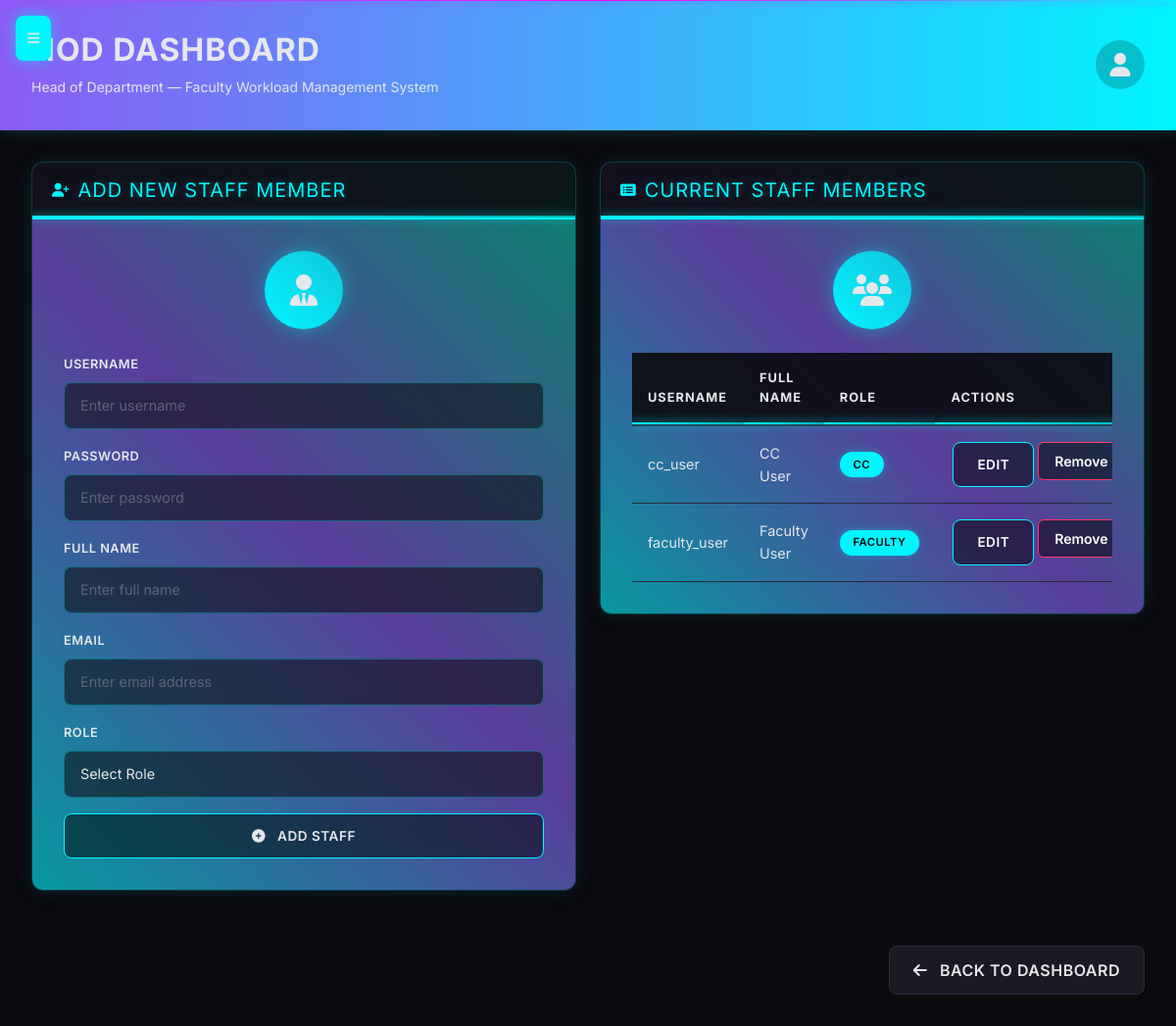
Page /add_staff (signed in) on the earlier database version.
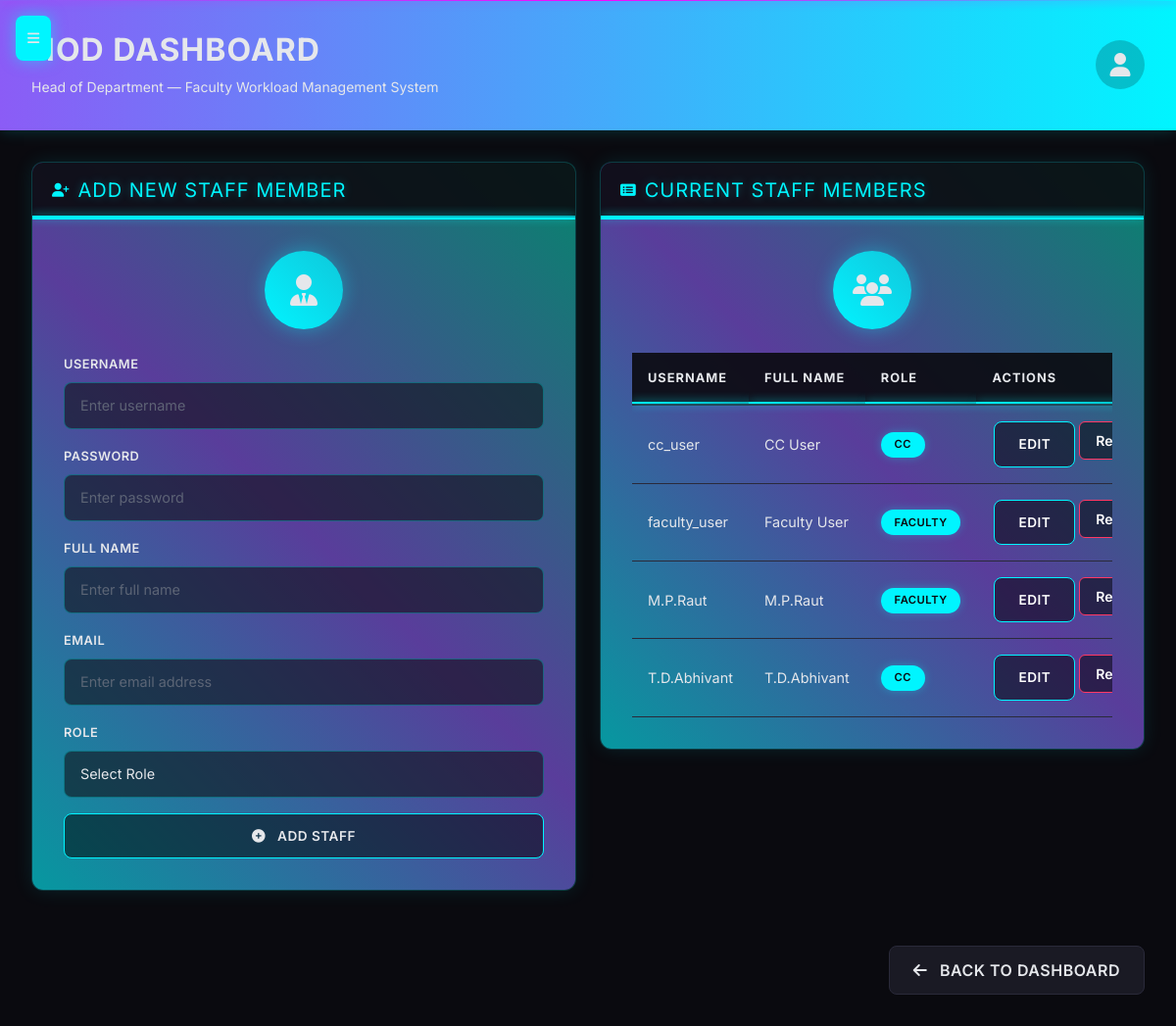
Same page on the later database version.
### models.py (models this page shows, shortened)
class User(UserMixin, db.Model):
    id = db.Column(db.Integer, primary_key=True)
    username = db.Column(db.String(150), unique=True, nullable=False)
    password_hash = db.Column(db.String(256))
    role = db.Column(db.String(20), nullable=False)  # hod, cc, faculty, student
    email = db.Column(db.String(120), unique=True)
    phone = db.Column(db.String(15))
    full_name = db.Column(db.String(200))
    department = db.Column(db.String(100))
    profile_picture = db.Column(db.String(200))
    date_joined = db.Column(db.DateTime, default=datetime.utcnow)
    last_login = db.Column(db.DateTime)
    is_active = db.Column(db.Boolean, default=True)
    roll_number = db.Column(db.String(20))  # For students
    section = db.Column(db.String(10))     # For students

### app.py (the view, shortened to what this page needs)
@app.route('/add_staff', methods=['GET', 'POST'])
@login_required
def add_staff():
    if current_user.role != 'hod':
        flash("Unauthorized access", "danger")
        return redirect(url_for('login'))
    staff = User.query.filter(User.role.in_(['faculty', 'cc'])).all()
    return render_template('hod/add_staff.html', users=staff)

### app.py (called while the page is built)
@login_manager.user_loader
def load_user(user_id):
    return User.query.get(int(user_id))

### templates/hod/add_staff.html (shortened to what the changed rows need)
{% extends "hod_base.html" %}
{% block content %}
<div class="row">
    <div class="col-md-6">
        <div class="card">
            <div class="card-body">
                <div class="table-responsive">
                    <table class="table table-hover">
                        <thead>
                            <tr>
                                <th>Username</th>
                                <th>Full Name</th>
                                <th>Role</th>
                                <th>Actions</th>
                            </tr>
                        </thead>
                        <tbody>
                            {% if users %}
                                {% for user in users %}
                                <tr>
                                    <td>{{ user.username }}</td>
                                    <td>{{ user.full_name or 'N/A' }}</td>
                                    <td>
                                        <span class="badge
                                            {% if user.role == 'faculty' %}bg-primary
                                            {% elif user.role == 'cc' %}bg-info
                                            {% else %}bg-secondary{% endif %}">
                                            {{ user.role|title }}
                                        </span>
                                    </td>
                                    <td>
                                        <div class="btn-group" role="group">
                                            <a href="{{ url_for('edit_staff', user_id=user.id) }}" class="btn btn-sm btn-primary" title="Edit Staff">
                                                Edit
                                            </a>
                                            <form method="POST" action="{{ url_for('remove_staff') }}" style="display: inline;">
                                                <button type="submit" class="btn btn-sm btn-danger" onclick="return confirm('Are you sure you want to remove this staff member?')" title="Remove Staff">
                                                    Remove
                                                </button>
                                            </form>
                                        </div>
                                    </td>
                                </tr>
                                {% endfor %}
                            {% endif %}
                        </tbody>
                    </table>
                </div>
            </div>
        </div>
    </div>
</div>
{% endblock %}

Differences in the rows shown:
added User: username "M.P.Raut", full_name "M.P.Raut", role "FACULTY"
added User: username "T.D.Abhivant", full_name "T.D.Abhivant", role "CC"
